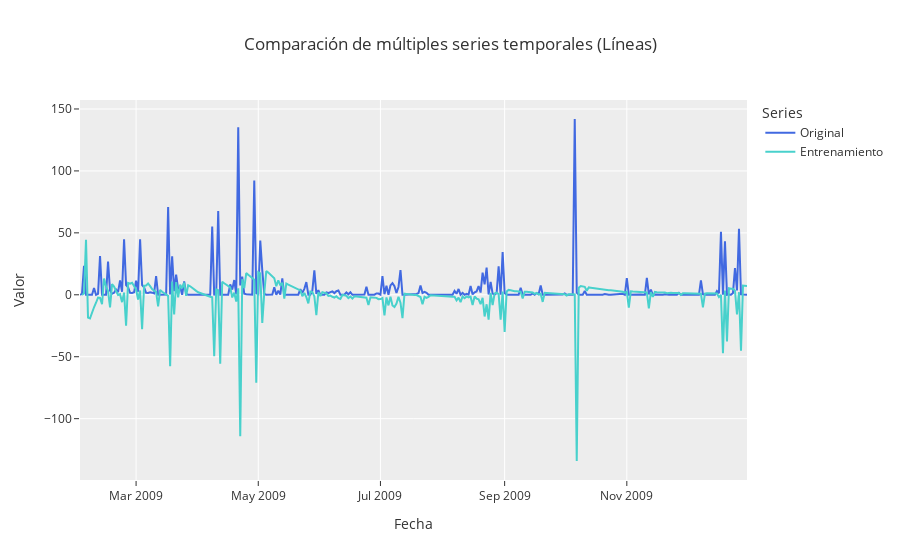

The cell this chart's notebook holds for it:
### Code cell
#Los valores ajustados del modelo, es decir, las predicciones del modelo para los datos de entrenamiento.
entrenamiento = pd.DataFrame(result.fittedvalues)
entrenamiento.columns = ['value']
fig_ent = multi_line(Original= diario['value'], Entrenamiento = entrenamiento['value'])
fig_ent.show()

### Figure 1 — Plotly figure (JSON) as saved in the notebook; plotly's stock layout.template omitted (floating-point values rounded to 4 significant figures; data arrays with more than 128 entries replaced by an {"elided": "..."} marker saying what was removed)
{"data": [{"line": {"color": "royalblue"}, "mode": "lines", "name": "Original", "type": "scatter", "x": {"elided": "334 str values"}, "y": {"elided": "334 float values"}}, {"line": {"color": "mediumturquoise"}, "mode": "lines", "name": "Entrenamiento", "type": "scatter", "x": {"elided": "333 str values"}, "y": {"elided": "333 float values"}}], "layout": {"legend": {"title": {"text": "Series"}}, "title": {"text": "Comparación de múltiples series temporales (Líneas)"}, "xaxis": {"title": {"text": "Fecha"}}, "yaxis": {"title": {"text": "Valor"}}}}
